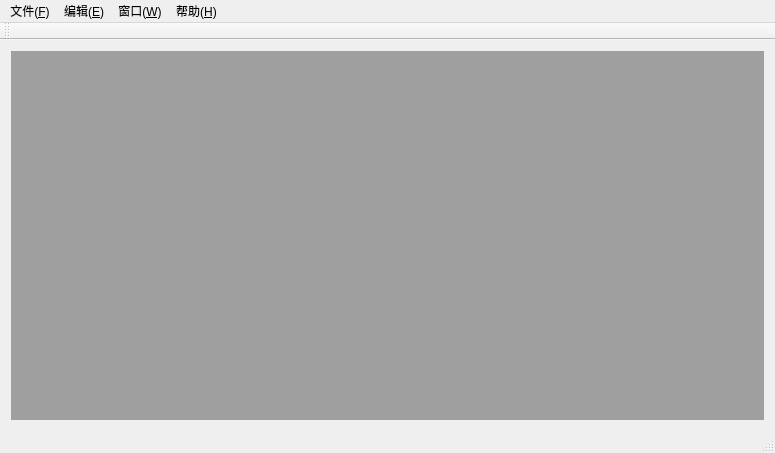
<?xml version="1.0" encoding="UTF-8"?>
<ui version="4.0">
 <class>MainWindow</class>
 <widget class="QMainWindow" name="MainWindow">
  <property name="geometry">
   <rect>
    <x>0</x>
    <y>0</y>
    <width>775</width>
    <height>453</height>
   </rect>
  </property>
  <property name="windowTitle">
   <string>MainWindow</string>
  </property>
  <widget class="QWidget" name="centralWidget">
   <layout class="QGridLayout" name="gridLayout">
    <item row="0" column="0">
     <widget class="QMdiArea" name="mdiArea"/>
    </item>
   </layout>
  </widget>
  <widget class="QMenuBar" name="menuBar">
   <property name="geometry">
    <rect>
     <x>0</x>
     <y>0</y>
     <width>775</width>
     <height>23</height>
    </rect>
   </property>
   <widget class="QMenu" name="menu_F">
    <property name="title">
     <string>文件(&amp;F)</string>
    </property>
    <addaction name="actionnew_file_n"/>
    <addaction name="actionopen_file_o"/>
    <addaction name="separator"/>
    <addaction name="actionsave_S"/>
    <addaction name="actionsave_as_A"/>
    <addaction name="separator"/>
    <addaction name="actionexit_X"/>
   </widget>
   <widget class="QMenu" name="menu_E">
    <property name="title">
     <string>编辑(&amp;E)</string>
    </property>
    <addaction name="actionundo"/>
    <addaction name="actionrecovery_R"/>
    <addaction name="separator"/>
    <addaction name="actioncut_T"/>
    <addaction name="actioncopy_C"/>
    <addaction name="actionpaste_P"/>
   </widget>
   <widget class="QMenu" name="menu_W">
    <property name="title">
     <string>窗口(&amp;W)</string>
    </property>
    <addaction name="actionclose"/>
    <addaction name="actionclose_all_A"/>
    <addaction name="separator"/>
    <addaction name="actiontiling_T"/>
    <addaction name="actioncascading_C"/>
    <addaction name="separator"/>
    <addaction name="actionnext_X"/>
    <addaction name="actionprevious_Y"/>
   </widget>
   <widget class="QMenu" name="menu_H">
    <property name="title">
     <string>帮助(&amp;H)</string>
    </property>
    <addaction name="actionabout"/>
    <addaction name="actionabout_qt_Q"/>
   </widget>
   <addaction name="menu_F"/>
   <addaction name="menu_E"/>
   <addaction name="menu_W"/>
   <addaction name="menu_H"/>
  </widget>
  <widget class="QToolBar" name="mainToolBar">
   <attribute name="toolBarArea">
    <enum>TopToolBarArea</enum>
   </attribute>
   <attribute name="toolBarBreak">
    <bool>false</bool>
   </attribute>
  </widget>
  <widget class="QStatusBar" name="statusBar"/>
  <action name="actionnew_file_n">
   <property name="text">
    <string>new file(&amp;N)</string>
   </property>
   <property name="shortcut">
    <string>Ctrl+N</string>
   </property>
  </action>
  <action name="actionopen_file_o">
   <property name="text">
    <string>open file(&amp;O)...</string>
   </property>
   <property name="shortcut">
    <string>Ctrl+O</string>
   </property>
  </action>
  <action name="actionsave_S">
   <property name="text">
    <string>save(&amp;S)</string>
   </property>
   <property name="shortcut">
    <string>Ctrl+S</string>
   </property>
  </action>
  <action name="actionsave_as_A">
   <property name="text">
    <string>save as(&amp;A)...</string>
   </property>
  </action>
  <action name="actionexit_X">
   <property name="text">
    <string>exit(&amp;X)</string>
   </property>
  </action>
  <action name="actionundo">
   <property name="text">
    <string>undo(&amp;U)</string>
   </property>
   <property name="shortcut">
    <string>Ctrl+Z</string>
   </property>
  </action>
  <action name="actionrecovery_R">
   <property name="text">
    <string>recovery(&amp;R)</string>
   </property>
   <property name="shortcut">
    <string>Ctrl+Y</string>
   </property>
  </action>
  <action name="actioncut_T">
   <property name="text">
    <string>cut(&amp;T)</string>
   </property>
   <property name="shortcut">
    <string>Ctrl+X</string>
   </property>
  </action>
  <action name="actioncopy_C">
   <property name="text">
    <string>copy(&amp;C)</string>
   </property>
   <property name="shortcut">
    <string>Ctrl+C</string>
   </property>
  </action>
  <action name="actionpaste_P">
   <property name="text">
    <string>paste(&amp;P)</string>
   </property>
   <property name="shortcut">
    <string>Ctrl+V</string>
   </property>
  </action>
  <action name="actionclose">
   <property name="text">
    <string>close(&amp;O)</string>
   </property>
  </action>
  <action name="actionclose_all_A">
   <property name="text">
    <string>close all(&amp;A)</string>
   </property>
  </action>
  <action name="actiontiling_T">
   <property name="text">
    <string>tiling(&amp;T)</string>
   </property>
  </action>
  <action name="actioncascading_C">
   <property name="text">
    <string>cascading(&amp;C)</string>
   </property>
  </action>
  <action name="actionnext_X">
   <property name="text">
    <string>next(&amp;X)</string>
   </property>
   <property name="shortcut">
    <string>Ctrl+Tab</string>
   </property>
  </action>
  <action name="actionprevious_Y">
   <property name="text">
    <string>previous(&amp;Y)</string>
   </property>
   <property name="shortcut">
    <string>Ctrl+Shift+Tab</string>
   </property>
  </action>
  <action name="actionabout">
   <property name="text">
    <string>about(&amp;A)</string>
   </property>
  </action>
  <action name="actionabout_qt_Q">
   <property name="text">
    <string>about qt(&amp;Q)</string>
   </property>
  </action>
 </widget>
 <layoutdefault spacing="6" margin="11"/>
 <resources/>
 <connections/>
</ui>
